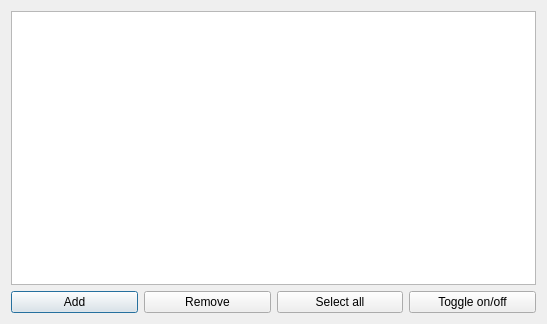
<?xml version="1.0" encoding="UTF-8"?>
<ui version="4.0">
 <class>Dialog</class>
 <widget class="QDialog" name="Dialog">
  <property name="geometry">
   <rect>
    <x>0</x>
    <y>0</y>
    <width>547</width>
    <height>324</height>
   </rect>
  </property>
  <property name="windowTitle">
   <string>Layer manager</string>
  </property>
  <layout class="QVBoxLayout" name="verticalLayout">
   <item>
    <widget class="QTreeView" name="treeView"/>
   </item>
   <item>
    <layout class="QHBoxLayout" name="horizontalLayout">
     <item>
      <widget class="QPushButton" name="buttonAdd">
       <property name="text">
        <string>Add</string>
       </property>
      </widget>
     </item>
     <item>
      <widget class="QPushButton" name="buttonRemove">
       <property name="text">
        <string>Remove</string>
       </property>
      </widget>
     </item>
     <item>
      <widget class="QPushButton" name="buttonSelectAll">
       <property name="text">
        <string>Select all</string>
       </property>
      </widget>
     </item>
     <item>
      <widget class="QPushButton" name="buttonToggle">
       <property name="text">
        <string>Toggle on/off</string>
       </property>
      </widget>
     </item>
    </layout>
   </item>
  </layout>
 </widget>
 <resources/>
 <connections/>
</ui>
